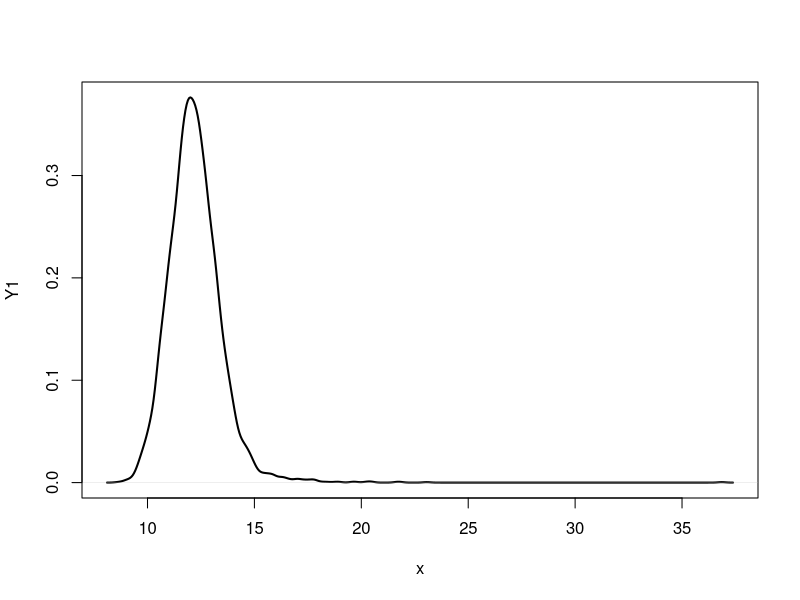
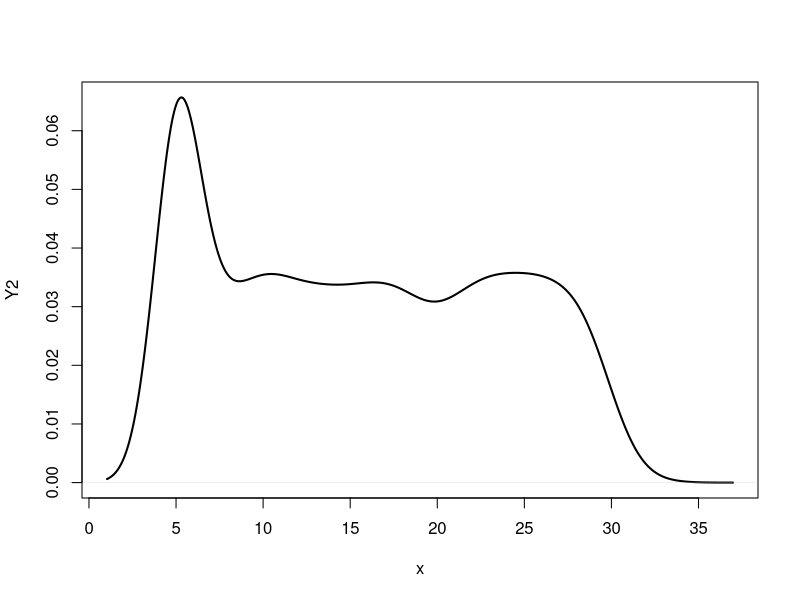
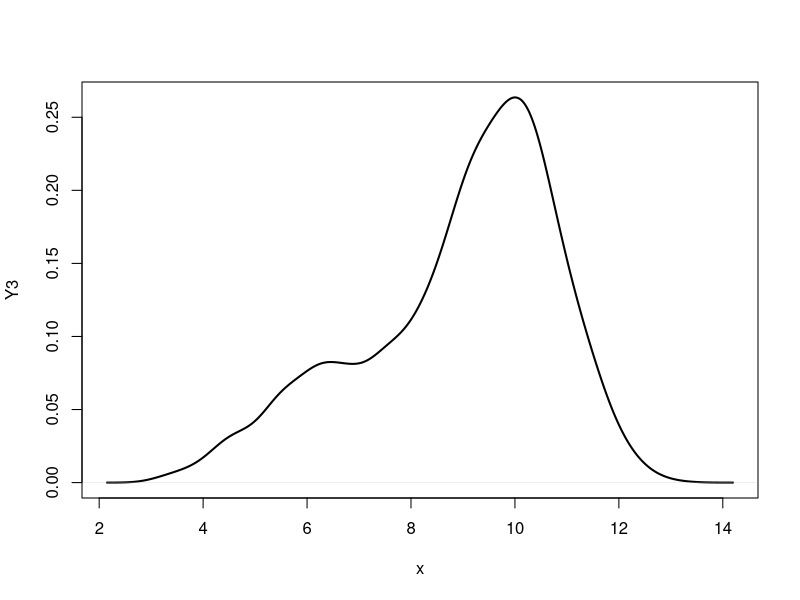
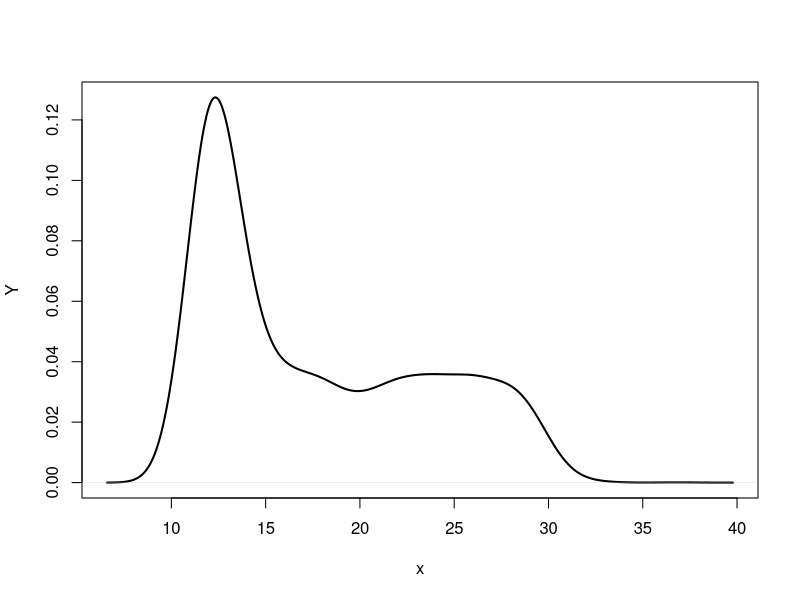

Here is the R script that generated these plots, in order:
valA = runif(5000)
valB = runif(5000)
valC = runif(5000)

error1 = rnorm(5000, 0, 1)
error2 = rnorm(5000, 0, 1)
error3 = rnorm(5000, 0, 1)

xpA = 10/((-log(valA))^(1/10))
xpB = 30*valB
xpC = -10*log(1-valC)

y1 = pmax(12, xpA) + error1
y2 = pmax(5, xpB + error2)
y3 = pmin(10, xpC + 5) + error3

fy1 = density(y1)
fy2 = density(y2)
fy3 = density(y3)

plot(fy1, col = 1, lwd = 2,
     main = "", xlab = "x", ylab = "Y1")
EY1 = sum(fy1$x * fy1$y) * diff(fy1$x[1:2])

plot(fy2, col = 1, lwd = 2,
     main = "", xlab = "x", ylab = "Y2")
EY2 = sum(fy2$x * fy2$y) * diff(fy2$x[1:2])

plot(fy3, col = 1, lwd = 2,
     main = "", xlab = "x", ylab = "Y3")
EY3 = sum(fy3$x * fy3$y) * diff(fy3$x[1:2])


#cuartiles Q1

quantile(y1, 0.25)
quantile(y1, 0.5)
quantile(y1, 0.75)

#cuartiles Q2
quantile(y2, 0.25)
quantile(y2, 0.5)
quantile(y2, 0.75)

#cuartiles Q3
quantile(y3, 0.25)
quantile(y3, 0.5)
quantile(y3, 0.75)


mayorY = pmax(y1, y2, y3)
mean(mayorY)
sd(mayorY)
#cuartiles Y
quantile(mayorY, 0.25)
quantile(mayorY, 0.5)
quantile(mayorY, 0.75)
quantile(mayorY, 1)
plot(density(mayorY), col = 1, lwd = 2,
     main = "", xlab = "x", ylab = "Y")


